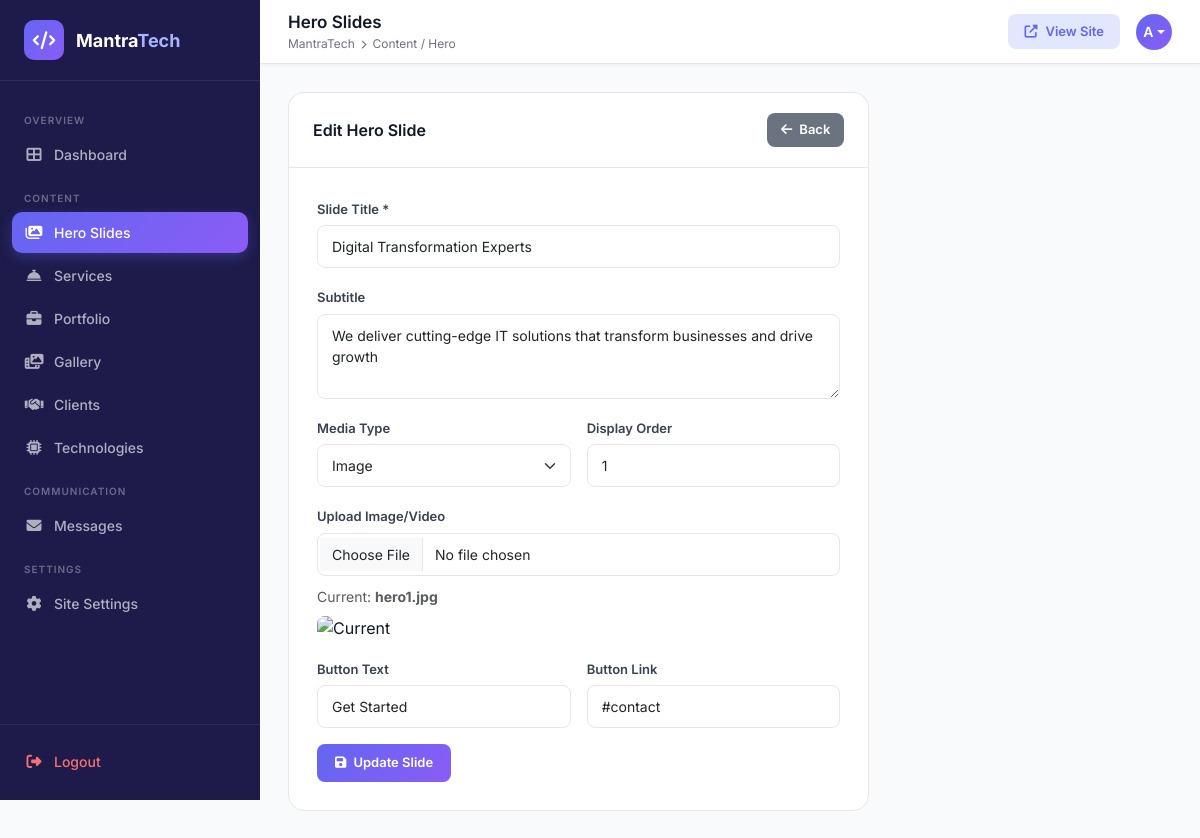
Page /admin/hero.php?action=edit&id=1 (signed in) on the committed database.
### tables this page shows
CREATE TABLE IF NOT EXISTS hero_slides (
    id INT AUTO_INCREMENT PRIMARY KEY,
    title VARCHAR(255) NOT NULL,
    subtitle TEXT,
    type ENUM('image','video') DEFAULT 'image',
    media VARCHAR(255),
    button_text VARCHAR(100) DEFAULT 'Get Started',
    button_link VARCHAR(255) DEFAULT '#contact',
    display_order INT DEFAULT 0,
    is_active TINYINT(1) DEFAULT 1,
    created_at TIMESTAMP DEFAULT CURRENT_TIMESTAMP
);

### admin/hero.php (the view, shortened to what this page needs)
<?php
require_once '_header.php';
$action = $_GET['action'] ?? 'list';
$editSlide = null;
if ($action === 'edit' && isset($_GET['id']) && $conn) {
    $id = (int)$_GET['id'];
    $res = mysqli_query($conn, "SELECT * FROM hero_slides WHERE id=$id");
    $editSlide = mysqli_fetch_assoc($res);
}
if ($conn) {
    $res = mysqli_query($conn, "SELECT * FROM hero_slides ORDER BY display_order, id");
}
?>
<?php if ($action === 'add' || $action === 'edit'): ?>
<div class="row">
    <div class="col-lg-8">
        <div class="admin-card-header" style="background:#fff; border-radius:16px 16px 0 0; border: 1px solid #e5e7eb; border-bottom:none;">
            <div class="admin-card-title"><?= $editSlide ? 'Edit Hero Slide' : 'Add New Hero Slide' ?></div>
            <a href="hero.php" class="btn-primary-custom" style="background: #6b7280; padding: 7px 14px; font-size:13px;">
                <i class="fas fa-arrow-left"></i> Back
            </a>
        </div>
        <div class="form-card" style="border-radius: 0 0 16px 16px;">
            <form method="POST" enctype="multipart/form-data">
                <div class="row g-3">
                    <div class="col-12">
                        <label class="form-label">Slide Title *</label>
                        <input type="text" name="title" class="form-control" required
                               value="<?= htmlspecialchars($editSlide['title'] ?? '') ?>"
                               placeholder="e.g. Digital Transformation Experts">
                    </div>
                    <div class="col-12">
                        <label class="form-label">Subtitle</label>
                        <textarea name="subtitle" class="form-control" rows="3"
                                  placeholder="Brief description for this slide"><?= htmlspecialchars($editSlide['subtitle'] ?? '') ?></textarea>
                    </div>
                    <div class="col-md-6">
                        <label class="form-label">Media Type</label>
                        <select name="type" class="form-select">
                            <option value="image" <?= ($editSlide['type'] ?? '') === 'image' ? 'selected' : '' ?>>Image</option>
                        </select>
                    </div>
                    <div class="col-md-6">
                        <label class="form-label">Display Order</label>
                        <input type="number" name="display_order" class="form-control" min="0"
                               value="<?= $editSlide['display_order'] ?? 0 ?>">
                    </div>
                    <div class="col-12">
                        <label class="form-label">Upload Image/Video</label>
                        <input type="file" name="media_file" class="form-control" accept="image/*,video/mp4">
                        <?php if ($editSlide && $editSlide['media']): ?>
                            <div class="mt-2">
                                <small class="text-muted">Current: <strong><?= htmlspecialchars($editSlide['media']) ?></strong></small><br>
                                <?php if (in_array(strtolower(pathinfo($editSlide['media'], PATHINFO_EXTENSION)), ['jpg','jpeg','png','gif','webp'])): ?>
                                    <?php
                                    $imgUrl = file_exists(HERO_UPLOAD_PATH . $editSlide['media'])
                                        ? '../'.HERO_UPLOAD_URL.$editSlide['media']
                                        : 'https://images.unsplash.com/photo-1451187580459-43490279c0fa?w=400&auto=format&fit=crop&q=60';
                                    ?>
                                    <img src="<?= $imgUrl ?>" alt="Current" style="max-height:100px; margin-top:8px; border-radius:8px;">
                                <?php endif; ?>
                            </div>
                        <?php endif; ?>
                    </div>
                    <div class="col-md-6">
                        <label class="form-label">Button Text</label>
                        <input type="text" name="button_text" class="form-control"
                               value="<?= htmlspecialchars($editSlide['button_text'] ?? 'Get Started') ?>"
                               placeholder="Get Started">
                    </div>
                    <div class="col-md-6">
                        <label class="form-label">Button Link</label>
                        <input type="text" name="button_link" class="form-control"
                               value="<?= htmlspecialchars($editSlide['button_link'] ?? '#contact') ?>"
                               placeholder="#contact">
                    </div>
                    <div class="col-12">
                        <button type="submit" class="btn-primary-custom">
                            <i class="fas fa-save"></i>
                            <?= $editSlide ? 'Update Slide' : 'Add Slide' ?>
                        </button>
                    </div>
                </div>
            </form>
        </div>
    </div>
</div>
<?php endif; ?>
<?php require_once '_footer.php'; ?>

### admin/_header.php (style rules this page uses)
:root { --primary: #6366f1; --primary-dark: #4f46e5; --primary-light: #e0e7ff; --sidebar-width: 260px; --header-height: 64px; --bg-main: #f8fafc; --bg-card: #ffffff; --text-main: #111827; --text-muted: #6b7280; --border: #e5e7eb; --success: #10b981; --danger: #ef4444; --warning: #f59e0b; --info: #3b82f6; }
* { margin: 0; padding: 0; box-sizing: border-box; }
body { font-family: 'Inter', sans-serif; background: var(--bg-main); color: var(--text-main); }
.admin-card-header { padding: 20px 24px; border-bottom: 1px solid var(--border); display: flex; align-items: center; justify-content: space-between; }
.admin-card-title { font-size: 16px; font-weight: 600; color: var(--text-main); }
.btn-primary-custom { background: linear-gradient(135deg, #6366f1, #8b5cf6); color: white; border: none; border-radius: 8px; padding: 9px 18px; font-size: 13px; font-weight: 600; font-family: 'Inter', sans-serif; cursor: pointer; display: inline-flex; align-items: center; gap: 7px; text-decoration: none; transition: all 0.2s; }
.form-card { background: var(--bg-card); border-radius: 16px; border: 1px solid var(--border); padding: 28px; }
.form-label { font-size: 13px; font-weight: 600; color: #374151; margin-bottom: 6px; }
.form-control, .form-select { border: 1.5px solid var(--border); border-radius: 8px; padding: 10px 14px; font-size: 14px; font-family: 'Inter', sans-serif; transition: all 0.2s; }

### rows in the picture
hero_slides: title "Digital Transformation Experts", subtitle "We deliver cutting-edge IT solutions that transform businesses and drive growth", type "Image", display_order "1", media "hero1.jpg", button_text "Get Started", button_link "#contact"
